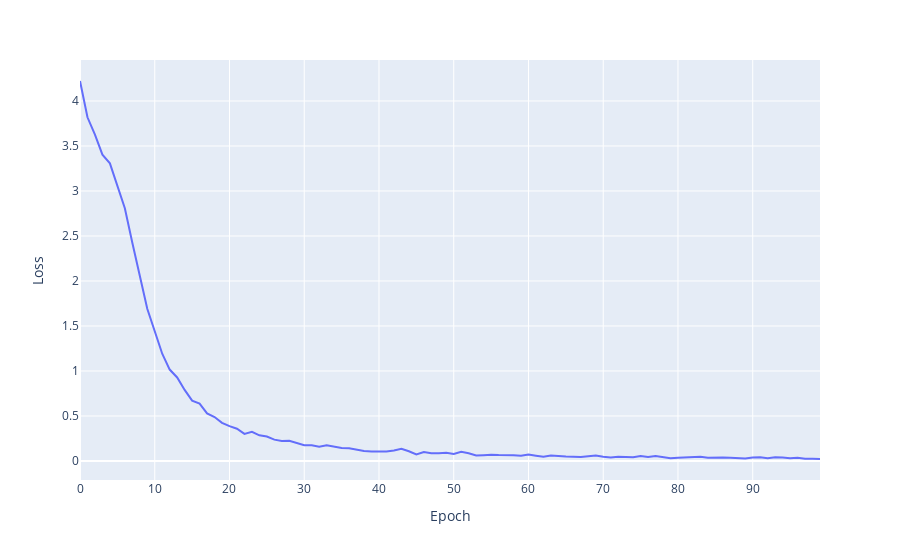

Here is the notebook cell this chart was saved with:
### Code cell
line(losses, xaxis="Epoch", yaxis="Loss")
